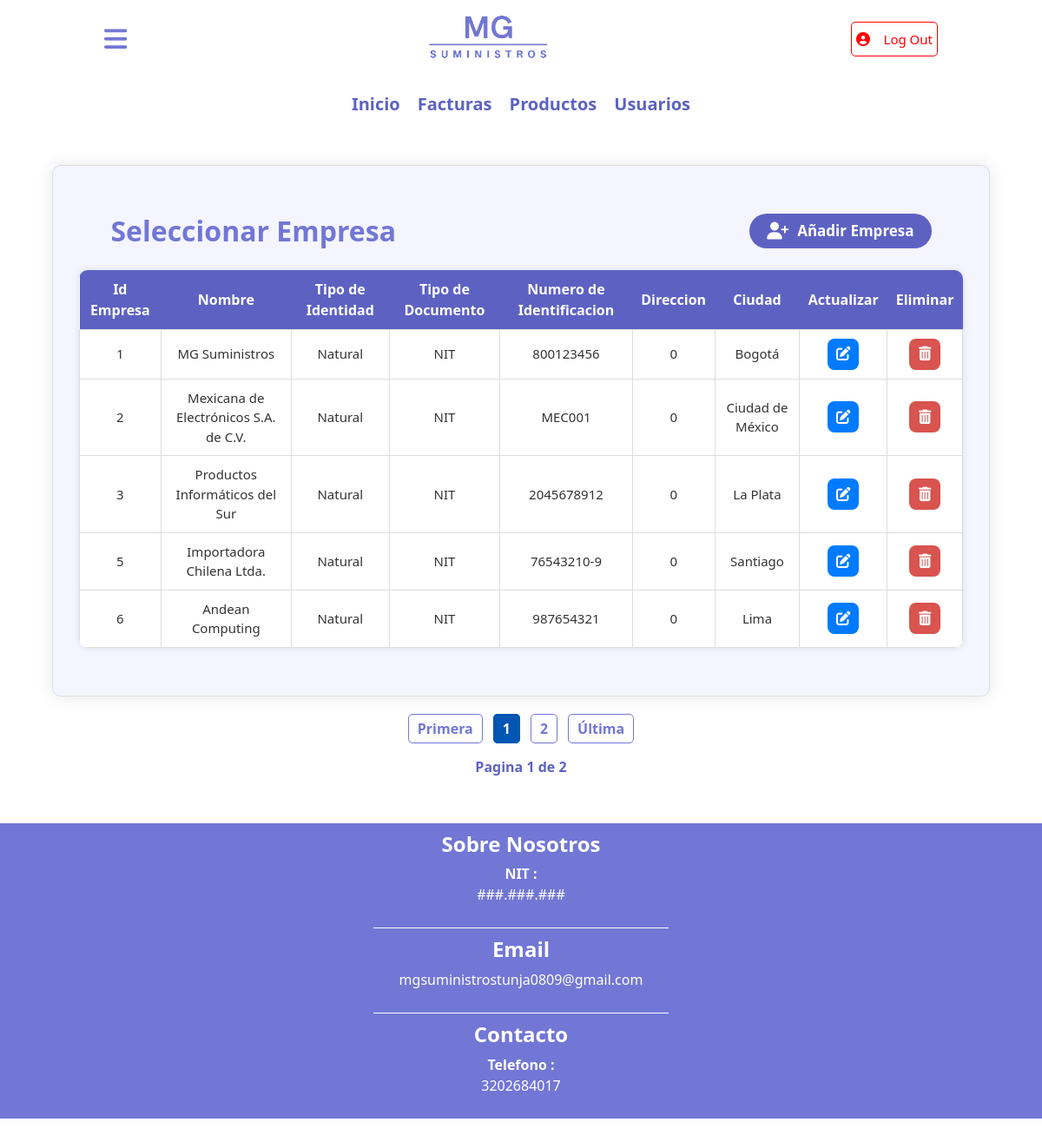
The app's page /empresa/select.php (signed in) with its own data.
### tables this page shows
CREATE TABLE `empresa` (
  `id_empresa` int(11) NOT NULL,
  `nombre` varchar(50) NOT NULL,
  `id_tipo_identidad` int(11) NOT NULL,
  `id_tipo_documento` int(11) DEFAULT NULL,
  `numero_identificacion` varchar(30) NOT NULL,
  `direccion` varchar(100) DEFAULT NULL,
  `id_ciudad` int(11) DEFAULT NULL
);

CREATE TABLE `tipo_identidad` (
  `id_tipo_identidad` int(11) NOT NULL,
  `tipo_identidad` varchar(40) NOT NULL
);

CREATE TABLE `tipo_documento` (
  `id_tipo_documento` int(11) NOT NULL,
  `tipo_documento` varchar(30) NOT NULL
);

CREATE TABLE `ciudad` (
  `id_ciudad` int(11) NOT NULL,
  `nombre` varchar(30) NOT NULL,
  `id_departamento` int(11) NOT NULL
);

### empresa/select.php (the view, shortened to what this page needs)
<!DOCTYPE html>
<html lang="en">
<head>
    <link href="https://cdn.jsdelivr.net/npm/bootstrap@5.3.3/dist/css/bootstrap.min.css"
          rel="stylesheet"
>
    <link rel="stylesheet" href="../CSS/styles.css">
</head>
<body>
    <?php require_once('../config/database.php');?>
    <?php include('../temp/header.php') ?>
    <?php include('../temp/contenido.php') ?>
    <div id="contenido">
        <form action="select.php" method="POST" name="select">
            <fieldset>
                <legend id="titulo-form">
                    <h2>Seleccionar Empresa</h2>
                    <a href="insert.php" id="btn-insertar">
                      <i class="fa-solid fa-user-plus"></i>
                      <p>Añadir Empresa</p>
                    </a>
                </legend>
                <table class="tabla_roles">
                    <tr>
                        <th>Id Empresa</th>
                        <th>Nombre</th>
                        <th>Tipo de Identidad</th>
                        <th>Tipo de Documento</th>
                        <th>Numero de Identificacion</th>
                        <th>Direccion</th>
                        <th>Ciudad</th>
                        <th>Actualizar</th>
                        <th>Eliminar</th>
                    </tr>
                <?php
                $sql_registros = mysqli_query($conexion,'SELECT COUNT(*) AS total FROM empresa');
                $result_registros = mysqli_fetch_array($sql_registros);
                $total = $result_registros['total'];
                $por_pagina = 5;
                $pagina = empty($_GET['PAGINA'])?1:$_GET['PAGINA'];
                $desde = ($pagina - 1) * $por_pagina;
                $total_paginas = ceil($total / $por_pagina);
                $consulta = "
                SELECT empresa.id_empresa, empresa.nombre, tipo_identidad.tipo_identidad AS tipo_identidad, tipo_documento.tipo_documento AS tipo_documento, empresa.numero_identificacion, empresa.direccion, ciudad.nombre AS ciudad
                FROM empresa
                INNER JOIN tipo_identidad ON empresa.id_tipo_identidad = tipo_identidad.id_tipo_identidad
                INNER JOIN tipo_documento ON empresa.id_tipo_documento = tipo_documento.id_tipo_documento
                INNER JOIN ciudad ON empresa.id_ciudad = ciudad.id_ciudad
                LIMIT $desde,$por_pagina";
                $ejecutar = mysqli_query($conexion, $consulta);
                if(mysqli_num_rows($ejecutar)>0){
                    while($fila = mysqli_fetch_assoc($ejecutar)){
                        $id_empresa = $fila['id_empresa'];
                        $nom = $fila['nombre'];
                        $tipo_identidad = $fila['tipo_identidad'];
                        $tipo_documento = $fila['tipo_documento'];
                        $numero_identificacion = $fila['numero_identificacion'];
                        $direccion = $fila['direccion'];
                        $ciudad = $fila['ciudad'];
                        echo "
                    <tr>
                      <td>$id_empresa</td>
                      <td>$nom</td>
                      <td>$tipo_identidad</td>
                      <td>$tipo_documento</td>
                      <td>$numero_identificacion</td>
                      <td>$direccion</td>
                      <td>$ciudad</td>
                      <td>
                        <a class='btn-accion btn-actualizar' href='update.php?ACTUALIZAR=$id_empresa' title='Actualizar'>
                          <i class='fa-solid fa-pen-to-square'></i>
                        </a>
                      </td>
                      <td>
                        <a class='btn-accion btn-eliminar' href='select.php?ELIMINAR=$id_empresa' title='Eliminar' onclick=\"return confirm('¿Desea eliminar este rol?');\">
                          <i class='fa-solid fa-trash-can'></i>
                        </a>
                      </td>
                    </tr>
                  ";
                }
              } else {
                echo "<tr><td colspan='4'>No hay Empresas registradas.</td></tr>";
              }
                ?>
            </table>
            </fieldset>
        </form>
        <div class="paginador">
            <?php
                echo "<a href='select.php?PAGINA=1' class='link-pagina'>Primera</a>";
                for ($i = 1; $i <= $total_paginas; $i++) {
                $pagina = empty($_GET['PAGINA']) ? 1 : $_GET['PAGINA'];
                $clase_activa = ($i == $pagina) ? "link-activa" : "link-pagina";
                echo "<a href='select.php?PAGINA=$i' class='$clase_activa'>$i</a>";
                }
                echo "<a href='select.php?PAGINA=$total_paginas' class='link-pagina'>Última</a>";
                echo "<br>";
                echo "<p class='info_pagina'>Pagina $pagina de $total_paginas</p>"
            ?>
        </div>
    </div>
    <?php include('../temp/footer.php') ?>
</body>
</html>

### CSS/styles.css (style rules this page uses)
body { margin: 0; font-family:'Segoe UI', Tahoma, Geneva, Verdana, sans-serif; font-weight: 400px; }
#contenido { text-align: center; align-items: center; height: auto; align-content: center; margin-bottom: 30px; }
#contenido form { text-align: center; align-items: center; background-color: #F5F5FF ; border-radius:10px ; box-shadow: 0 0 20px rgba(0, 0, 0,0.1); width: 90%; margin: auto; }
fieldset { border: 1px solid #ddd; border-radius: 10px; padding: 30px; overflow-x: auto; -webkit-overflow-scrolling: touch; }
#titulo-form { font-weight: bold; display: flex; justify-content: center; align-items: center; gap: 40%; width: 100%; margin: 25px auto; }
#titulo-form h2 { color: #7277D5; font-weight: bold; text-align: left; margin-bottom: 20px; line-height: 1; margin: 0; }
#btn-insertar { background-color: #5D62C2; color: white; font-weight: bold; display: flex; justify-content: center; align-items: center; gap: 10px; text-decoration: none; border: none; border-radius: 20px; padding: 8px 20px; height: 40px; width: auto; cursor: pointer; transition: all 0.2s ease; margin: 0; }
#btn-insertar p { margin: 0; font-size: 17px; }
#btn-insertar i { font-size: 20px; }
table.tabla_roles { width: 95%; margin: 25px auto; border-collapse: collapse; background-color: #fff; box-shadow: 0 0 8px rgba(0, 0, 0,0.1); border-radius: 10px; overflow: hidden; box-sizing: border-box; max-width: 100%; }
table.tabla_roles th { background-color: #5D62C2 ; color: white; padding: 10px; text-align: center; font-weight: bold; font-size: 16px; }
table.tabla_roles td { border: 1px solid #ddd; text-align: center; padding: 10px; font-size: 15px; color: #333; }
.paginador { text-align: center; margin-top: 25px; height: 60px; }
.paginador .link-pagina { text-decoration: none; color: #7277D5; font-weight: bold; margin: 0 6px; padding: 5px 10px; border: 1px solid #7277D5; border-radius: 5px; transition: all 0.3s ease; }
.link-activa { background-color: #0056b3; text-decoration: none; color: white; font-weight: bold; margin: 0 6px; padding: 5px 10px; border: 1px solid #0056b3; border-radius: 5px; transition: all 0.3s ease-in-out; }
.info_pagina { color: #5D62C2; font-weight: bold; padding: 20px 5px; }
.btn-accion { display: inline-flex; align-items: center; justify-content: center; width: 36px; height: 36px; border-radius: 8px; text-decoration: none; transition: 0.3s ease; font-size: 1.1em; }
.btn-actualizar { background-color: #007bff; color: white; }
.btn-eliminar { background-color: #d9534f; color: white; }
@media (max-width: 1200px) { table.tabla_roles { width: max-content; min-width: 100%; display: table; } }

### records on screen
empresa: id_empresa "1", nombre "MG Suministros", id_tipo_identidad.tipo_identidad "Natural", id_tipo_documento.tipo_documento "NIT", numero_identificacion "800123456", direccion "0", id_ciudad.nombre "Bogotá"
empresa: id_empresa "2", nombre "Mexicana de Electrónicos S.A. de C.V.", id_tipo_identidad.tipo_identidad "Natural", id_tipo_documento.tipo_documento "NIT", numero_identificacion "MEC001", direccion "0", id_ciudad.nombre "Ciudad de México"
empresa: id_empresa "3", nombre "Productos Informáticos del Sur", id_tipo_identidad.tipo_identidad "Natural", id_tipo_documento.tipo_documento "NIT", numero_identificacion "2045678912", direccion "0", id_ciudad.nombre "La Plata"
empresa: id_empresa "5", nombre "Importadora Chilena Ltda.", id_tipo_identidad.tipo_identidad "Natural", id_tipo_documento.tipo_documento "NIT", numero_identificacion "76543210-9", direccion "0", id_ciudad.nombre "Santiago"
empresa: id_empresa "6", nombre "Andean Computing", id_tipo_identidad.tipo_identidad "Natural", id_tipo_documento.tipo_documento "NIT", numero_identificacion "987654321", direccion "0", id_ciudad.nombre "Lima"

### other values on screen
$pagina "1"
$total_paginas "2"
